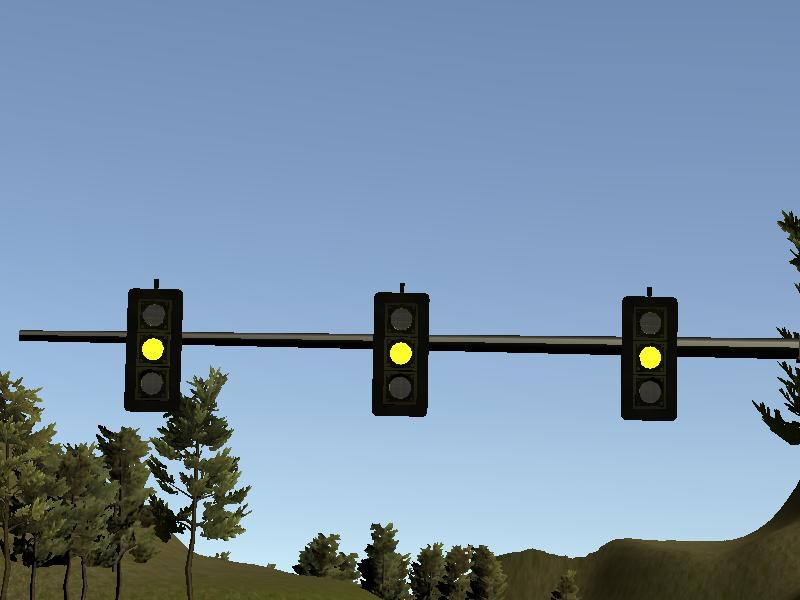
#> input picture traffic lighgt/left0011.jpg, 800 x 600 px
$ jupyter execute --allow-errors '计算IOU.ipynb'
#> lines starting #> are read from the running program, lines starting #| are printed output that depends on the picture
#> further down, image is the input picture: shape (600, 800, 3); mean B, G, R 166.9, 143.8, 120.6
#> `cv2.rectangle(image, tuple(detection.pred[:2]), tuple(detection.pred[2..`:
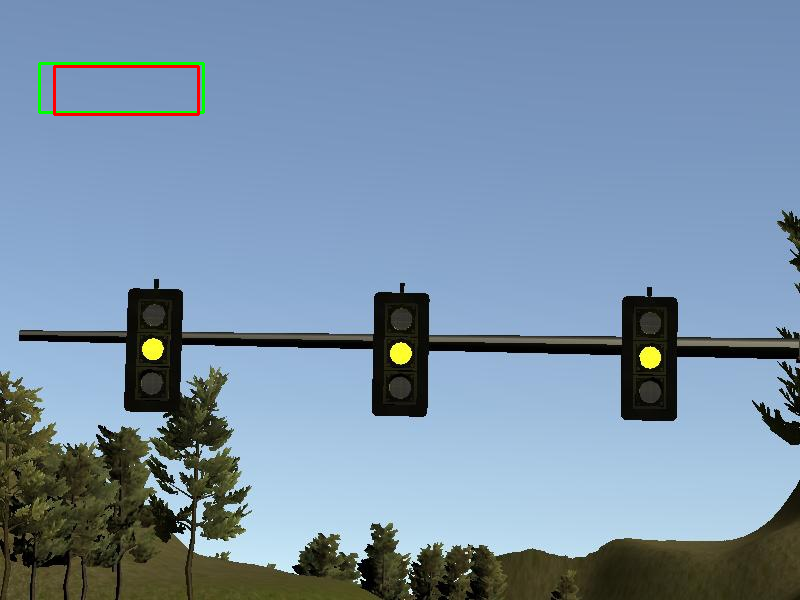
#> image: shape (600, 800, 3); mean B, G, R 166, 143.7, 120.7
[cell 1]
from collections import namedtuple
import numpy as np
import cv2

# define the `b` object
Detection = namedtuple("Detection", ["image_path", "gt", "pred"])

#> (a cell that did not finish here is left out)

[cell 3]
# define the list of example detections
examples = [
	Detection("left0011.jpg", [39, 63, 203, 112], [54, 66, 198, 114])
]

print(Detection("left0011.jpg", [39, 63, 203, 112], [54, 66, 198, 114]))

# loop over the example detections
#> (the rest of this cell did not finish here and is left out)


$ run again, with traffic lighgt/left0027.jpg copied over traffic lighgt/left0011.jpg
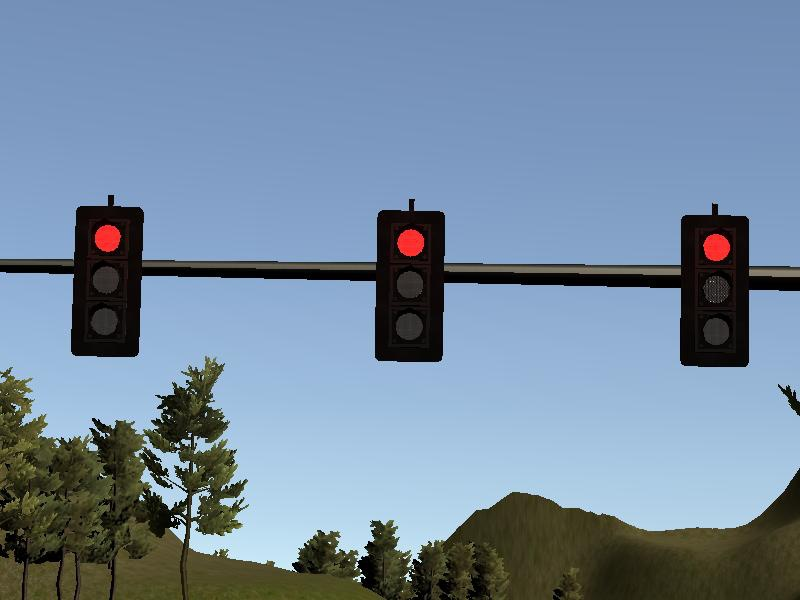
#> input picture traffic lighgt/left0027.jpg, 800 x 600 px
#> image is the input picture: shape (600, 800, 3); mean B, G, R 158.8, 137.2, 116.4
#> `cv2.rectangle(image, tuple(detection.pred[:2]), tuple(detection.pred[2..`:
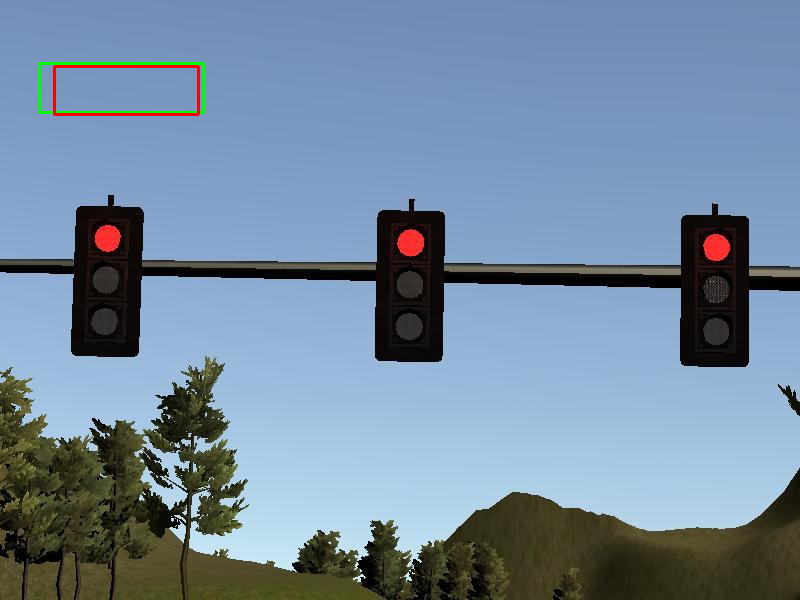
#> image: shape (600, 800, 3); mean B, G, R 157.9, 137, 116.5

$ run again, with traffic lighgt/left0034.jpg copied over traffic lighgt/left0011.jpg
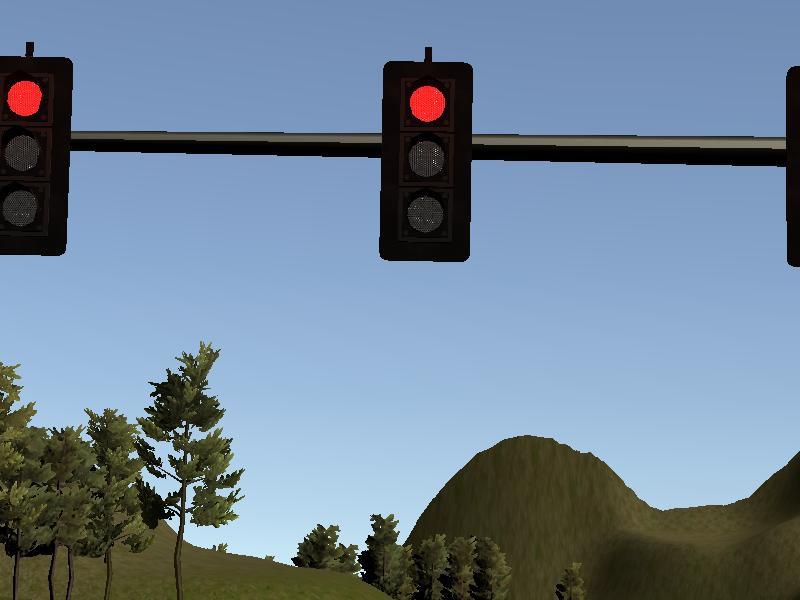
#> input picture traffic lighgt/left0034.jpg, 800 x 600 px
#> image is the input picture: shape (600, 800, 3); mean B, G, R 149.7, 131, 112.2
#> `cv2.rectangle(image, tuple(detection.pred[:2]), tuple(detection.pred[2..`:
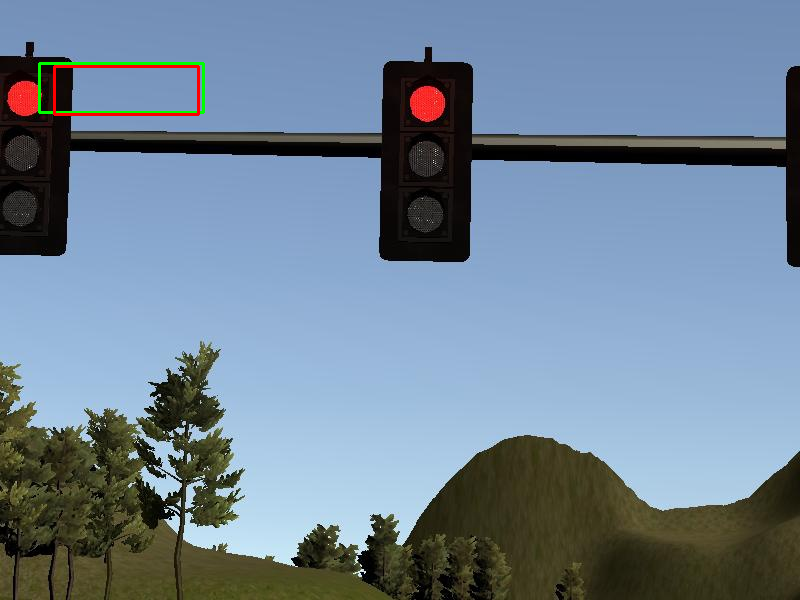
#> image: shape (600, 800, 3); mean B, G, R 149, 131.1, 112.3
